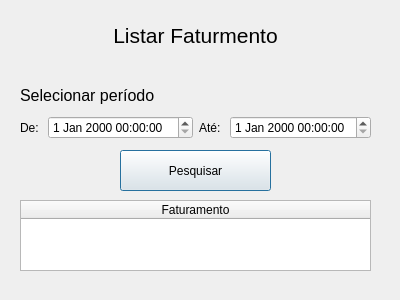
<?xml version="1.0" encoding="UTF-8"?>
<ui version="4.0">
 <class>ShowTotalRevenues</class>
 <widget class="QDialog" name="ShowTotalRevenues">
  <property name="geometry">
   <rect>
    <x>0</x>
    <y>0</y>
    <width>400</width>
    <height>300</height>
   </rect>
  </property>
  <property name="windowTitle">
   <string>Listar Faturamento | Sistema de Controle de Comandas</string>
  </property>
  <widget class="QLabel" name="label_showTotalRevenuesTitle">
   <property name="geometry">
    <rect>
     <x>25</x>
     <y>20</y>
     <width>341</width>
     <height>31</height>
    </rect>
   </property>
   <property name="font">
    <font>
     <pointsize>16</pointsize>
    </font>
   </property>
   <property name="text">
    <string>Listar Faturmento</string>
   </property>
   <property name="alignment">
    <set>Qt::AlignCenter</set>
   </property>
  </widget>
  <widget class="QTableWidget" name="tableWidget_showTotalRevenues">
   <property name="geometry">
    <rect>
     <x>20</x>
     <y>200</y>
     <width>351</width>
     <height>71</height>
    </rect>
   </property>
   <property name="editTriggers">
    <set>QAbstractItemView::NoEditTriggers</set>
   </property>
   <property name="showGrid">
    <bool>true</bool>
   </property>
   <attribute name="horizontalHeaderVisible">
    <bool>true</bool>
   </attribute>
   <attribute name="horizontalHeaderStretchLastSection">
    <bool>true</bool>
   </attribute>
   <attribute name="verticalHeaderVisible">
    <bool>false</bool>
   </attribute>
   <column>
    <property name="text">
     <string>Faturamento</string>
    </property>
    <property name="textAlignment">
     <set>AlignCenter</set>
    </property>
   </column>
  </widget>
  <widget class="QPushButton" name="pushButton_searchPeriodTotalRevenues">
   <property name="geometry">
    <rect>
     <x>120</x>
     <y>150</y>
     <width>151</width>
     <height>41</height>
    </rect>
   </property>
   <property name="text">
    <string>Pesquisar</string>
   </property>
  </widget>
  <widget class="QWidget" name="layoutWidget">
   <property name="geometry">
    <rect>
     <x>20</x>
     <y>80</y>
     <width>351</width>
     <height>59</height>
    </rect>
   </property>
   <layout class="QVBoxLayout" name="verticalLayout_showTotalRevenuesPeriod">
    <item>
     <widget class="QLabel" name="label_showTotalRevenuesPeriodTitle">
      <property name="font">
       <font>
        <pointsize>12</pointsize>
       </font>
      </property>
      <property name="text">
       <string>Selecionar período</string>
      </property>
     </widget>
    </item>
    <item>
     <layout class="QHBoxLayout" name="horizontalLayout_showTotalRevenuesPeriod">
      <item>
       <layout class="QHBoxLayout" name="horizontalLayout_showTotalRevenuesPeriodFromDate">
        <item>
         <widget class="QLabel" name="label_fromDate">
          <property name="text">
           <string>De: </string>
          </property>
         </widget>
        </item>
        <item>
         <widget class="QDateTimeEdit" name="dateTimeEdit_fromDate"/>
        </item>
       </layout>
      </item>
      <item>
       <layout class="QHBoxLayout" name="horizontalLayout_showTotalRevenuesPeriodToDate">
        <item>
         <widget class="QLabel" name="label_toDate">
          <property name="text">
           <string>Até: </string>
          </property>
         </widget>
        </item>
        <item>
         <widget class="QDateTimeEdit" name="dateTimeEdit_toDate"/>
        </item>
       </layout>
      </item>
     </layout>
    </item>
   </layout>
  </widget>
 </widget>
 <resources/>
 <connections/>
</ui>
